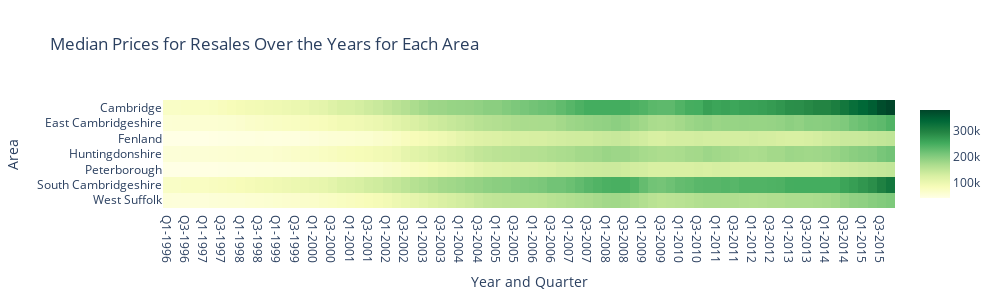

Write notebook code for a chart like this one.
### Markdown cell above
#### Median prices for homes
##### Median prices for resales

### Code cell
heatmap_trace = go.Heatmap(z=df2.values[:,2:][::-1],
                           x=df2.columns[2:],
                           y=df2.values[:,1][::-1],
                           colorscale='YlGn')

layout = go.Layout(title='Median Prices for Resales Over the Years for Each Area',
                   xaxis=dict(title='Year and Quarter'),
                   yaxis=dict(title='Area'), 
                   width=1000, 
                   height=300)

fig = go.Figure(data=[heatmap_trace], layout=layout)
pyo.plot(fig, filename='Heatmap_Resales_Price.html')

fig.show()

### Figure 1 — Plotly figure (JSON) as saved in the notebook; plotly's stock layout.template omitted (floating-point values rounded to 4 significant figures; data arrays with more than 128 entries replaced by an {"elided": "..."} marker saying what was removed)
{"data": [{"colorscale": [[0, "rgb(255,255,229)"], [0.125, "rgb(247,252,185)"], [0.25, "rgb(217,240,163)"], [0.375, "rgb(173,221,142)"], [0.5, "rgb(120,198,121)"], [0.625, "rgb(65,171,93)"], [0.75, "rgb(35,132,67)"], [0.875, "rgb(0,104,55)"], [1, "rgb(0,69,41)"]], "type": "heatmap", "x": ["Q1-1996", "Q2-1996", "Q3-1996", "Q4-1996", "Q1-1997", "Q2-1997", "Q3-1997", "Q4-1997", "Q1-1998", "Q2-1998", "Q3-1998", "Q4-1998", "Q1-1999", "Q2-1999", "Q3-1999", "Q4-1999", "Q1-2000", "Q2-2000", "Q3-2000", "Q4-2000", "Q1-2001", "Q2-2001", "Q3-2001", "Q4-2001", "Q1-2002", "Q2-2002", "Q3-2002", "Q4-2002", "Q1-2003", "Q2-2003", "Q3-2003", "Q4-2003", "Q1-2004", "Q2-2004", "Q3-2004", "Q4-2004", "Q1-2005", "Q2-2005", "Q3-2005", "Q4-2005", "Q1-2006", "Q2-2006", "Q3-2006", "Q4-2006", "Q1-2007", "Q2-2007", "Q3-2007", "Q4-2007", "Q1-2008", "Q2-2008", "Q3-2008", "Q4-2008", "Q1-2009", "Q2-2009", "Q3-2009", "Q4-2009", "Q1-2010", "Q2-2010", "Q3-2010", "Q4-2010", "Q1-2011", "Q2-2011", "Q3-2011", "Q4-2011", "Q1-2012", "Q2-2012", "Q3-2012", "Q4-2012", "Q1-2013", "Q2-2013", "Q3-2013", "Q4-2013", "Q1-2014", "Q2-2014", "Q3-2014", "Q4-2014", "Q1-2015", "Q2-2015", "Q3-2015", "Q4-2015"], "y": ["West Suffolk", "South Cambridgeshire", "Peterborough", "Huntingdonshire", "Fenland", "East Cambridgeshire", "Cambridge"], "z": {"elided": "7x80 int values"}}], "layout": {"height": 300, "title": {"text": "Median Prices for Resales Over the Years for Each Area"}, "width": 1000, "xaxis": {"title": {"text": "Year and Quarter"}}, "yaxis": {"title": {"text": "Area"}}}}
